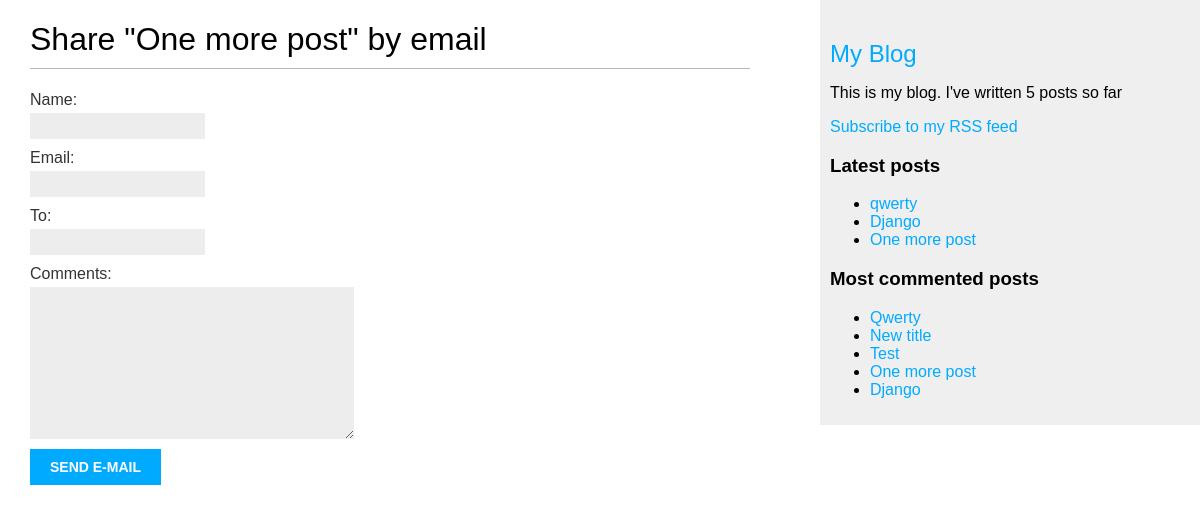
The app's page /blog/3/share/, older data.
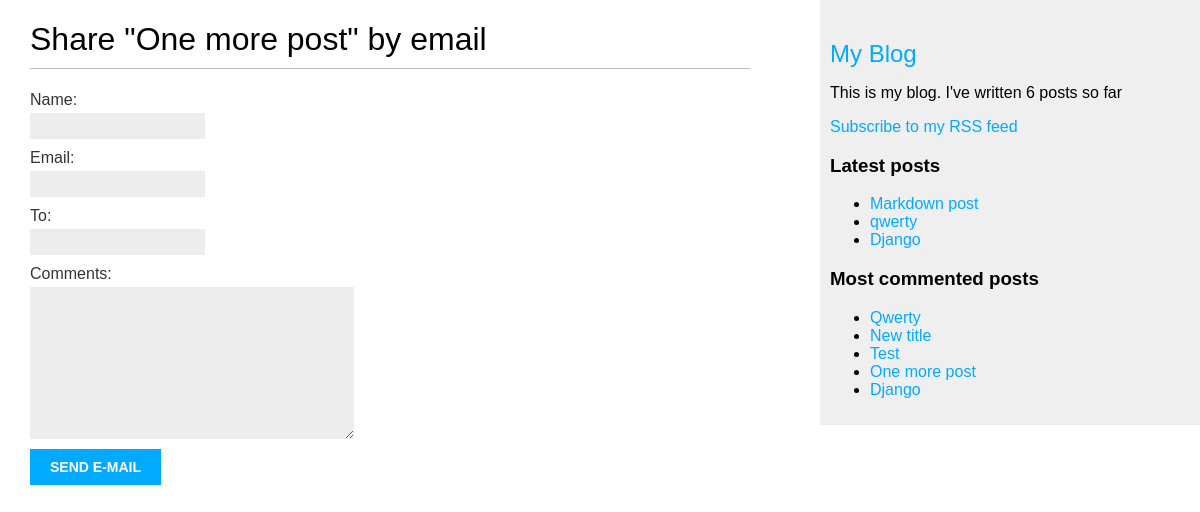
The same page, newer data.
### blog/models.py (models this page shows, shortened)
class Post(models.Model):
    class Status(models.TextChoices):
        DRAFT = 'DF', 'Draft'
        PUBLISHED = 'PB', 'Published'
    title = models.CharField(max_length=250)
    slug = models.SlugField(max_length=250, unique_for_date='publish')
    author = models.ForeignKey(User,
                               on_delete=models.CASCADE,
                               related_name='blog_posts')
    body = models.TextField()
    publish = models.DateTimeField(default=timezone.now)
    created = models.DateTimeField(auto_now_add=True)
    updated = models.DateTimeField(auto_now=True)
    status = models.CharField(
        max_length=2, choices=Status.choices, default=Status.DRAFT)
    objects = models.Manager()
    published = PublishedManager()
    tags = TaggableManager()
    class Meta:
        ordering = ['-publish']
        indexes = [
            models.Index(fields=['-publish']),
        ]
    def get_absolute_url(self):
        return reverse('blog:post_detail',
                       args=[self.publish.year,
                             self.publish.month,
                             self.publish.day,
                             self.slug])

### blog/views.py (the view)
def post_share(request, post_id):
    post = get_object_or_404(Post,
                             id=post_id,
                             status=Post.Status.PUBLISHED)
    sent = False
    if request.method == 'POST':
        form = EmailPostForm(request.POST)
        if form.is_valid():
            cd = form.cleaned_data
            post_url = request.build_absolute_uri(
                post.get_absolute_url())
            subject = f"{cd['name']} recommends you read " \
                f"{post.title}"
            message = f"Read {post.title} at {post_url}\n\n" \
                f"{cd['name']}\'s comments: {cd['comments']}"
            send_mail(subject, message, 'msamatov603@gmail.com',
                      [cd['to']])
            sent = True
    else:
        form = EmailPostForm()
    return render(request, 'blog/post/share.html', {'post': post,
                                                    'form': form,
                                                    'sent': sent})

### blog/forms.py
class EmailPostForm(forms.Form):
    name = forms.CharField()
    email = forms.EmailField()
    to = forms.EmailField()
    comments = forms.CharField(required=False, widget=forms.Textarea)

### blog/models.py (called while the page is built)
    def get_queryset(self):
        return super().get_queryset().filter(status=Post.Status.PUBLISHED)

### blog/templatetags/blog_tags.py (called while the page is built)
@register.simple_tag
def total_posts():
    return Post.published.count()

@register.inclusion_tag('blog/post/latest_posts.html')
def show_latest_posts(count=5):
    latest_posts = Post.published.order_by('-publish')[:count]
    return {'latest_posts': latest_posts}

@register.simple_tag
def get_most_commented_posts(count=5):
    return Post.published.annotate(
        total_comments=Count('comments')
    ).order_by('-total_comments')[:count]

### blog/templates/blog/post/share.html (shortened to what this page needs)
{% extends "blog/base.html" %}
{% block content %}
    {% if sent %}
        <h1>Email successfully sent</h1>
        <p>
            "{{ post.title }}" was successfully sent
            to {{ form.cleaned_data.to }}.
        </p>
    {% else %}
        <h1>Share "{{ post.title }}" by email</h1>
        <form method="post" novalidate>
            {{ form.as_p }}
            <input type="submit" value="Send e-mail">
        </form>
    {% endif %}
{% endblock %}

### blog/templates/blog/base.html (shortened to what this page needs)
{% load blog_tags %}
{% load static %}
<!DOCTYPE html>
<html lang="en">
<head>
    <link rel="stylesheet" href="{% static "css/blog.css"%}">
</head>
<body>
    <div id="content">
        {% block content %}
        {% endblock %}
    </div>
    <div id="sidebar">
        <h2><a href="{% url 'blog:post_list' %}">My Blog</a></h2>
        <p>
            This is my blog.
            I've written {% total_posts %} posts so far
        </p>
        <p>
            <a href="{% url "blog:post_feed" %}">
                Subscribe to my RSS feed
            </a>
        </p>
        <h3>Latest posts</h3>
        {% show_latest_posts 3 %}
        <h3>Most commented posts</h3>
        {% get_most_commented_posts as most_commented_posts %}
        <ul>
            {% for post in most_commented_posts %}
                <li>
                    <a href="{{ post.get_absolute_url}}">{{ post.title|capfirst }}</a>
                </li>
            {% endfor %}
        </ul>
    </div>
</body>
</html>

### blog/templates/blog/post/latest_posts.html
<ul>
    {% for post in latest_posts %}
    <li>
        <a href="{{post.get_absolute_url}}">{{ post.title}}</a>
    </li>
    {% endfor %}
</ul>

Row changes from the older to the newer data that the page shows:
no longer on one of the page's lists (row unchanged): Post: title "One more post"
added Post: title "Markdown post", shown under "Latest posts"
Text that changed along with them:
text no longer shown: "5"
text now shown: "6"
